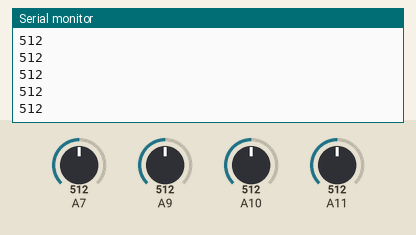
Recording of a sketch running on a simulated Arduino Mega 2560, built with avr-gcc and run on an emulated ATmega2560. Parts: the last lines printed to the serial monitor. Inputs (shaded band) come from the test bench; at power-on: A10 = 512, A7 = 512, A9 = 512, A11 = 512.

Above: at 1.2 s.
1.3 s: A10 set to 490
At 1.34 s:
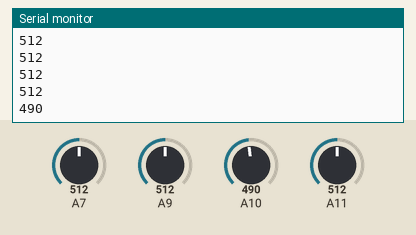
2.8 s: A10 set to 510
At 2.8 s:
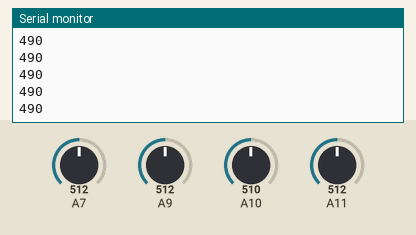
Timing chart, 0 to 5.8 s (numbered marks = the images above; inputs shaded):
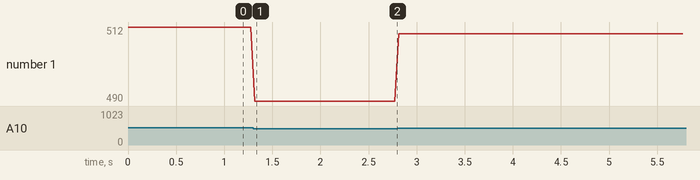

The sketch:

trigger_sender_Flora.ino
```cpp
// These constants won't change.  They're used to give names
// to the pins used:


int sensorValue1 = 0;        // value read from the pot
int sensorValue2 = 0;        // value read from the pot
int sensorValue3 = 0;        // value read from the pot
int sensorValue4 = 0;        // value read from the pot

boolean message1;
boolean message2;
boolean message3;
boolean message4;
boolean message5;
boolean message6;
boolean message7;
boolean message8;

void setup() {
  // initialize serial communications at 9600 bps:
  Serial.begin(9600);   // this is the USB serial communication
  Serial1.begin(9600);  // tx/rx communication. This will be connectedd to the bluetooth device

  //pinMode(A10, INPUT_PULLUP);
}

void loop() {
  // read the analog in value:
  sensorValue1 = analogRead(A10);
  sensorValue2 = analogRead(A9);
  sensorValue3 = analogRead(A7);
  sensorValue4 = analogRead(A11);


// print the reading from the sensor to USB serial
  Serial.println(sensorValue1);

  // here is calculation of triggering
  // if you send 1, then the sound gets triggered.
  // for example...

  if (sensorValue1 > 500){
    message1 =1;
  }
  if (sensorValue1 < 200){
    message1 =0;
  }

  // note: all the messages are boolean (1 or 0).
  // 1 will trigger the sound and 0 will reset the trigger


  // send the message over bluetooth to the max/msp patch to trigger sounds

  Serial1.write((byte)0);   // start of the message
  Serial1.write(1);         // index of the message
  Serial1.print(message1);  // content of the message
  Serial1.println();        // end of the message

  Serial1.write((byte)0);
  Serial1.write(2);
  Serial1.print(message2);
  Serial1.println();

  Serial1.write((byte)0);
  Serial1.write(3);
  Serial1.print(message3);
  Serial1.println();

  Serial1.write((byte)0);
  Serial1.write(4);
  Serial1.print(message4);
  Serial1.println();

  Serial1.write((byte)0);
  Serial1.write(5);
  Serial1.print(message5);
  Serial1.println();

  Serial1.write((byte)0);
  Serial1.write(6);
  Serial1.print(message6);
  Serial1.println();

  Serial1.write((byte)0);
  Serial1.write(7);
  Serial1.print(message7);
  Serial1.println();

  Serial1.write((byte)0);
  Serial1.write(8);
  Serial1.print(message8);
  Serial1.println();

  // wait 10 milliseconds before the next loop
  // for the analog-to-digital converter to settle
  // after the last reading:
  delay(10);
}
```

Measured:
- after the input at 1.3 s, the serial monitor: prints a new line at once (image 1)
- plotted number 1: 512 → 490 after the input at 1.3 s, 490 → 510 after the input at 2.8 s
